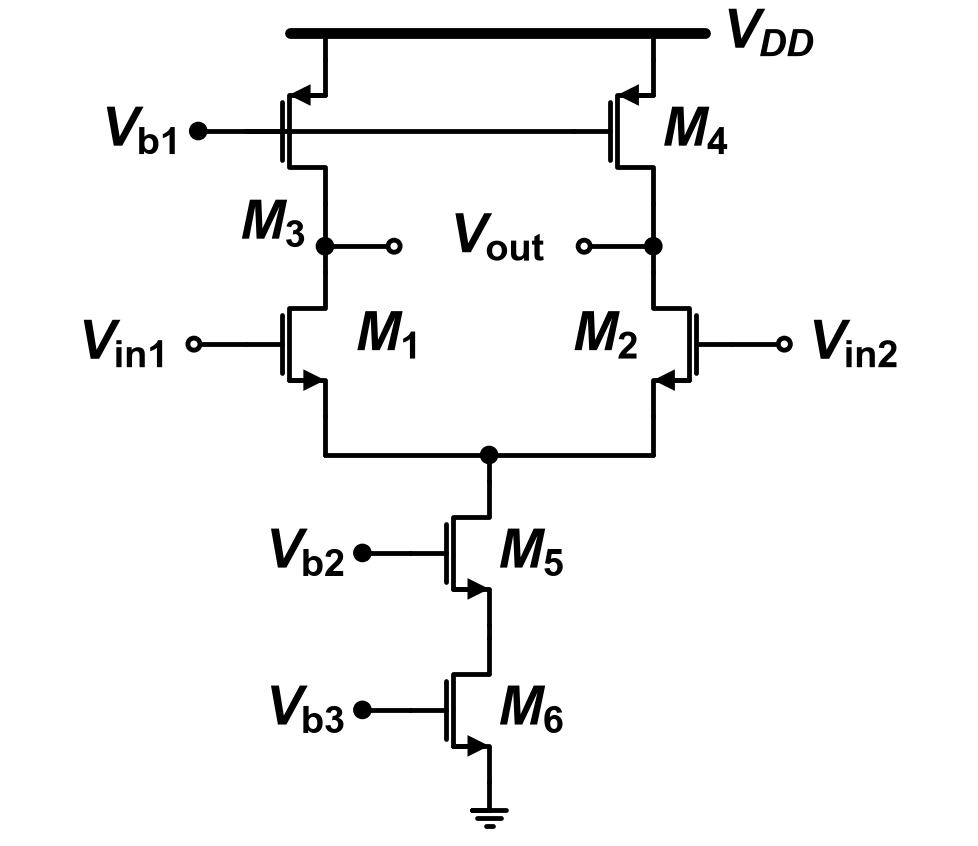

The script that drew this image:
"""2017-1 중간 (D반) Q5 — 기준: Q5.md '회로 — Fig Q5'."""
import schemdraw.elements as elm
from schem_style import OPEN_R, dot, gate_terminal, new_drawing, nmos, pmos, rail

GAP = 0.2       # 소자 라벨과 기호 사이 간격
RAIL_Y = 9.5    # V_DD 레일 높이
DROP = 0.3      # 레일에서 pmos 소스까지 세로선


def open_terminal(d, at, label, length, right=False):
    """게이트에서 가로선을 긋고 끝에 개방 원과 라벨."""
    line = elm.Line().at(at).length(length)
    d.add(line.right() if right else line.left())
    d.add(elm.Dot(open=True, radius=OPEN_R).label(label, "right" if right else "left", ofst=GAP))


def draw():
    d = new_drawing()
    xl, xr = 0.0, 3.8
    xm = (xl + xr) / 2
    rail(d, (xl - 0.4, RAIL_Y), (xr + 0.6, RAIL_Y))
    d.add(elm.Label().right().at((xr + 0.7, RAIL_Y - 0.1)).label(r"$V_{DD}$", halign="left"))
    # M3, M4: pmos 보통 방향, 소스에서 위로 레일
    m3 = pmos(d, at=(xl, RAIL_Y - DROP), anchor="source")
    m4 = pmos(d, at=(xr, RAIL_Y - DROP), anchor="source", label=r"$M_\mathrm{4}$")
    for m in (m3, m4):
        d.add(elm.Line().up().at(m.source).toy(RAIL_Y))
    d.add(elm.Label().right().at((xl - 0.3, m3.drain.y - 0.05))
          .label(r"$M_\mathrm{3}$", halign="right", valign="top"))
    # 게이트 공통선: V_b1 점 단자 → M3 게이트 → (M3 기호를 지나) M4 게이트
    gate_terminal(d, m3.gate, r"$V_\mathrm{b1}$")
    d.add(elm.Line().at(m3.gate).tox(m4.gate))
    # 드레인 → out 접속점 → 출력 원 (가운데에서 마주 봄)
    d.add(elm.Line().down().at(m3.drain).length(0.5)); out1 = dot(d)
    d.add(elm.Line().down().at(m4.drain).length(0.5)); out2 = dot(d)
    d.add(elm.Line().right().at(out1.center).length(0.8)); dot(d, open_=True)
    d.add(elm.Line().left().at(out2.center).length(0.8)); dot(d, open_=True)
    d.add(elm.Label().right().at((xm, out1.center.y)).label(r"$V_\mathrm{out}$"))
    # 입력 쌍: M1 보통, M2 좌우 반전
    d.add(elm.Line().down().at(out1.center).length(0.3))
    m1 = nmos(d, at=d.here, anchor="drain")
    d.add(elm.Line().down().at(out2.center).length(0.3))
    m2 = nmos(d, at=d.here, anchor="drain", mirror=True)
    d.add(elm.Label().right().at((xl + 0.25, m1.center.y)).label(r"$M_\mathrm{1}$", halign="left"))
    d.add(elm.Label().right().at((xr - 0.25, m2.center.y)).label(r"$M_\mathrm{2}$", halign="right"))
    open_terminal(d, m1.gate, r"$V_\mathrm{in1}$", 0.6)
    open_terminal(d, m2.gate, r"$V_\mathrm{in2}$", 0.6, right=True)
    # 두 소스 → 아래 → 가운데 n1 → M5 → M6 → 접지
    yt = m1.source.y - 0.45
    d.add(elm.Line().down().at(m1.source).toy(yt))
    d.add(elm.Line().right().tox(xm)); n1 = dot(d)
    d.add(elm.Line().right().tox(xr))
    d.add(elm.Line().up().toy(m2.source.y))
    d.add(elm.Line().down().at(n1.center).length(0.3))
    m5 = nmos(d, at=d.here, anchor="drain", label=r"$M_\mathrm{5}$")
    gate_terminal(d, m5.gate, r"$V_\mathrm{b2}$")
    d.add(elm.Line().down().at(m5.source).length(0.15))
    m6 = nmos(d, at=d.here, anchor="drain", label=r"$M_\mathrm{6}$")
    gate_terminal(d, m6.gate, r"$V_\mathrm{b3}$")
    d.add(elm.Ground().at(m6.source).scale(0.8))
    return d
